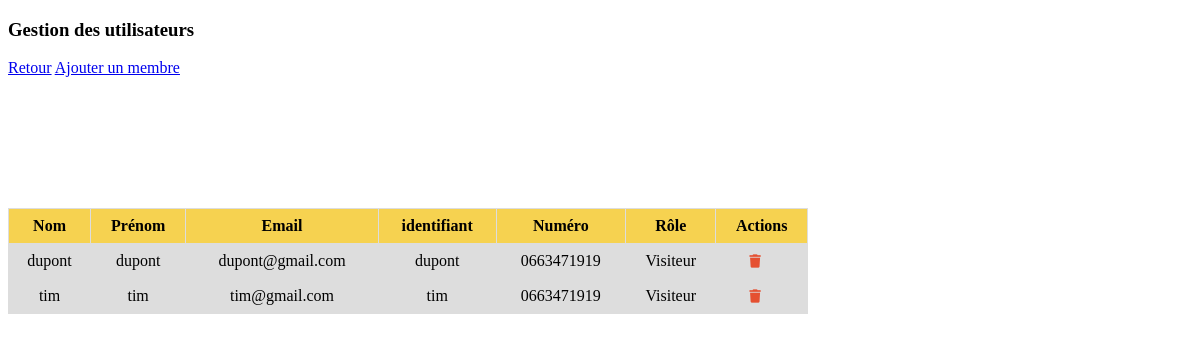
Page /PHP/detailsVisiteurs.php on the committed database.
### tables this page shows
CREATE TABLE `membre` (
  `idMembre` int(11) NOT NULL,
  `nom` varchar(255) NOT NULL,
  `prenom` varchar(255) NOT NULL,
  `mel` varchar(255) NOT NULL,
  `identifiant` varchar(255) NOT NULL,
  `mdp` varchar(255) NOT NULL,
  `numTelephone` varchar(255) NOT NULL,
  `role` enum('Administrateur','Apiculteur','Visiteur') NOT NULL
);

### PHP/detailsVisiteurs.php (the view, shortened to what this page needs)
<?php
require_once("PDO.php");
?>
<!DOCTYPE html>
<html lang="fr">
<head>
    <link rel="stylesheet" href="../CSS/styleTableauVisit.css">
</head>
<body>
    <h3>Gestion des utilisateurs</h3>
    <a href="accueil.php">Retour</a>
    <a href="formIns.php">Ajouter un membre</a>
    <?php
    $sql = "SELECT idMembre, nom, prenom, mel, identifiant, numTelephone, role FROM membre WHERE role = 'Visiteur'";
    $stmt = $bdd->prepare($sql);
    $stmt->execute();
    $utilisateurs = $stmt->fetchAll();
    ?>
    <div class="tab">
        <table>
            <thead>
                <tr>
                    <th>Nom</th>
                    <th>Prénom</th>
                    <th>Email</th>
                    <th>identifiant</th>
                    <th>Numéro</th>
                    <th>Rôle</th>
                    <th>Actions</th>
                </tr>
            </thead>
            <tbody>
                <?php foreach($utilisateurs as $utilisateur) { ?>
                <tr>
                    <td><?= $utilisateur['nom']; ?></td>
                    <td><?php echo $utilisateur['prenom']; ?></td>
                    <td><?php echo $utilisateur['mel']; ?></td>
                    <td><?php echo $utilisateur['identifiant']; ?></td>
                    <td><?php echo $utilisateur['numTelephone']; ?></td>
                    <td><?php echo $utilisateur['role']; ?></td>
                    <td>
                        <form method="post" onsubmit="confirmationSupprUser(this); return formValide;" action="supprimer.php">
                            <button type="submit"><i class="fa-solid fa-trash"></i></button>
                        </form>
                    </td>
                </tr>
                <?php } ?>
            </tbody>
        </table>
    </div>
</body>
</html>

### CSS/styleTableauVisit.css (style rules this page uses)
table { border-collapse: collapse; width: 100%; max-width: 800px; margin-bottom: 20px; margin-top: 11%; }
th, td { border: 1px solid #ddd; padding: 8px; background-color: #ddd; text-align: center; }
th { background-color: #f6d250; font-weight: bold; text-align: center; }
i { color: #E55031; cursor: pointer; }
button { border: none; background-color: transparent; padding: 0; cursor: pointer; margin-right: 13px; }

### rows in the picture
membre: nom "dupont", prenom "dupont", mel "dupont@gmail.com", identifiant "dupont", numTelephone "0663471919", role "Visiteur"
membre: nom "tim", prenom "tim", mel "tim@gmail.com", identifiant "tim", numTelephone "0663471919", role "Visiteur"
